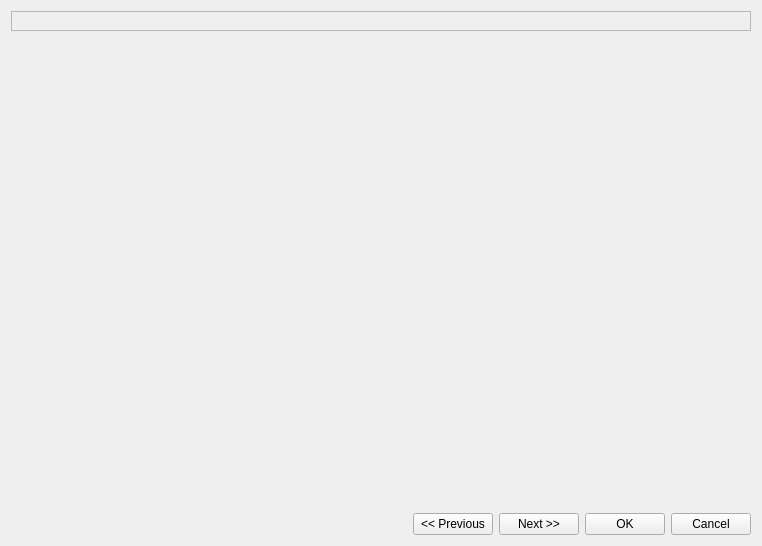
<?xml version="1.0" encoding="UTF-8"?>
<ui version="4.0">
 <class>Wizard</class>
 <widget class="QWidget" name="Wizard">
  <property name="geometry">
   <rect>
    <x>0</x>
    <y>0</y>
    <width>762</width>
    <height>546</height>
   </rect>
  </property>
  <property name="windowTitle">
   <string>Wizard</string>
  </property>
  <layout class="QVBoxLayout" name="verticalLayout">
   <item>
    <layout class="QHBoxLayout" name="stepLayout"/>
   </item>
   <item>
    <widget class="QFrame" name="innerFrame">
     <property name="frameShape">
      <enum>QFrame::StyledPanel</enum>
     </property>
     <property name="frameShadow">
      <enum>QFrame::Raised</enum>
     </property>
     <layout class="QVBoxLayout" name="verticalLayout_3"/>
    </widget>
   </item>
   <item>
    <spacer name="verticalSpacer">
     <property name="orientation">
      <enum>Qt::Vertical</enum>
     </property>
     <property name="sizeHint" stdset="0">
      <size>
       <width>20</width>
       <height>198</height>
      </size>
     </property>
    </spacer>
   </item>
   <item>
    <layout class="QHBoxLayout" name="horizontalLayout">
     <item>
      <spacer name="horizontalSpacer">
       <property name="orientation">
        <enum>Qt::Horizontal</enum>
       </property>
       <property name="sizeHint" stdset="0">
        <size>
         <width>40</width>
         <height>20</height>
        </size>
       </property>
      </spacer>
     </item>
     <item>
      <widget class="QPushButton" name="previousButton">
       <property name="text">
        <string>&lt;&lt; Previous</string>
       </property>
      </widget>
     </item>
     <item>
      <widget class="QPushButton" name="nextButton">
       <property name="text">
        <string>Next &gt;&gt;</string>
       </property>
      </widget>
     </item>
     <item>
      <widget class="QPushButton" name="OKButton">
       <property name="text">
        <string>OK</string>
       </property>
      </widget>
     </item>
     <item>
      <widget class="QPushButton" name="cancelButton">
       <property name="text">
        <string>Cancel</string>
       </property>
      </widget>
     </item>
    </layout>
   </item>
  </layout>
 </widget>
 <resources/>
 <connections/>
</ui>
